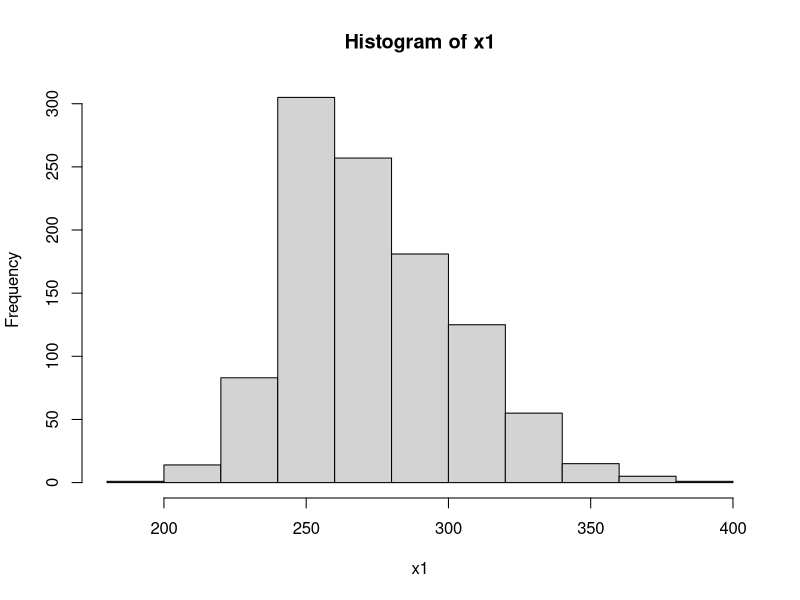
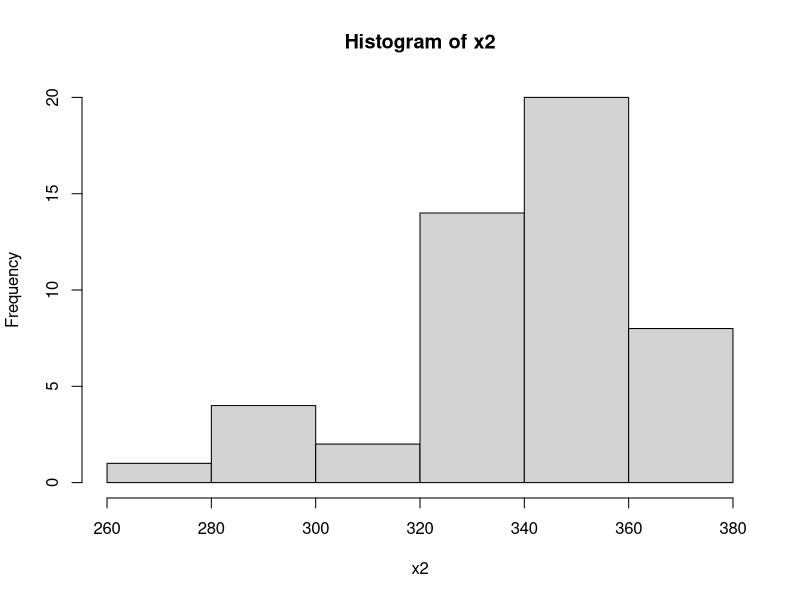
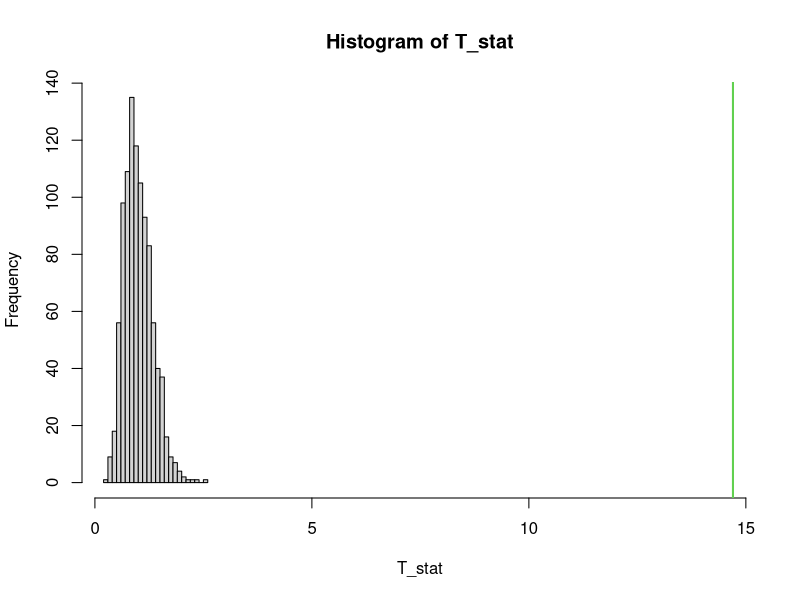
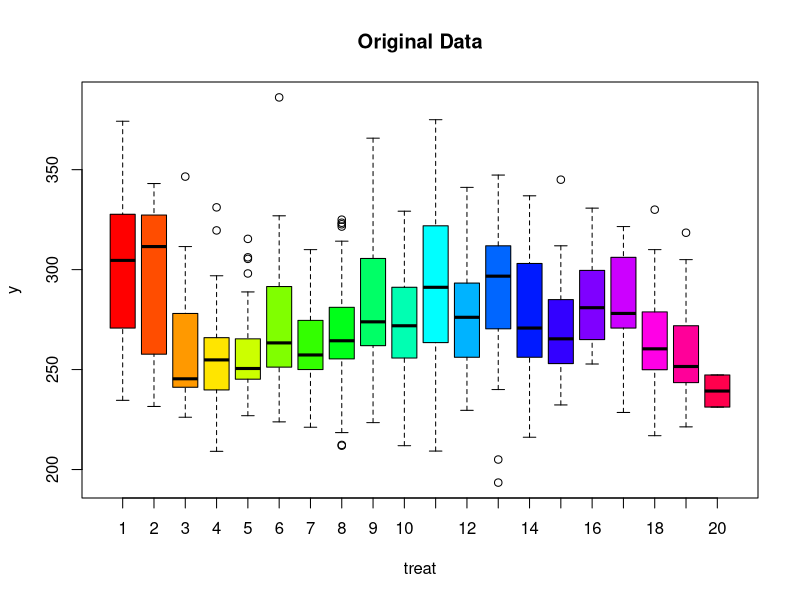
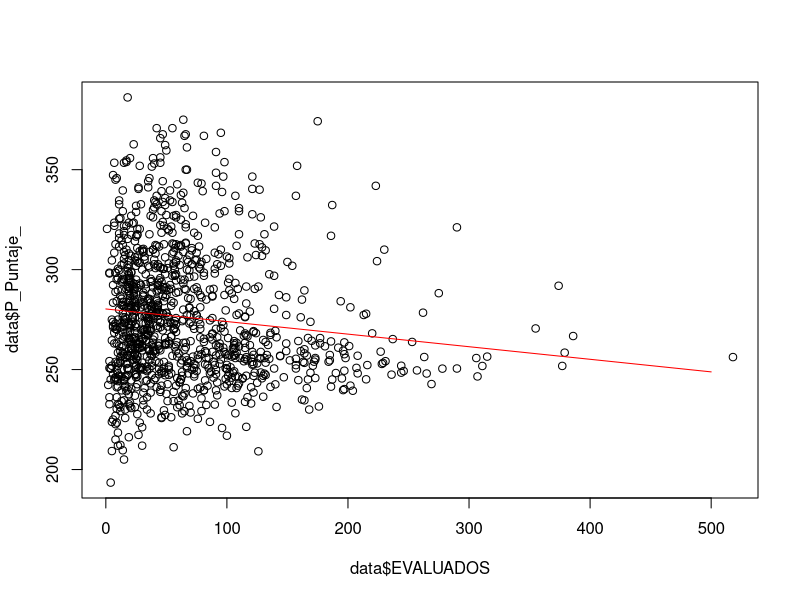
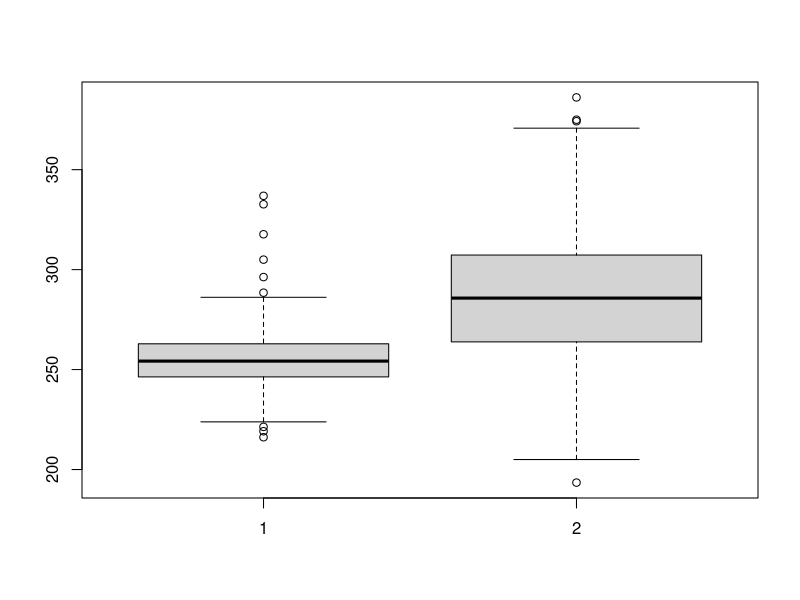

Here is the R script that generated these plots, in order:
## ---- chunk 1
data <- read.csv("Extended_data_clean.csv", header = T)
## ---- chunk 2
###
###Permutation t tests
###

perm_t_test=function(x,y,iter=1e3){
  
  T0=abs(mean(x)-mean(y))  # define the test statistic
  T_stat=numeric(iter) # a vector to store the values of each iteration
  x_pooled=c(x,y) # pooled sample
  n=length(x_pooled)
  n1=length(x)
  
  for(perm in 1:iter){ # loop for conditional MC
    # permutation:
    permutation <- sample(1:n)
    x_perm <- x_pooled[permutation]
    x1_perm <- x_perm[1:n1]
    x2_perm <- x_perm[(n1+1):n]
    # test statistic:
    T_stat[perm] <- abs(mean(x1_perm) - mean(x2_perm))
    
  }
  
  # p-value
  p_val <- sum(T_stat>=T0)/iter
  return(p_val)
}
## ---- chunk 3
###
# Test to see if scores are different for each CALENDARIO
###


x1 <- data$P_Puntaje_[which(data$CALENDARIO == 1)]
x2 <- data$P_Puntaje_[which(data$CALENDARIO == 3)]

perm_t_test(x1, x2)
## ---- chunk 4
hist(x1)
hist(x2)
## ---- chunk 5
alpha <- 0.05
wilcox.test(x1, y = x2, paired=F, conf.level = 1-alpha,
            alternative = "less")$p.value
## ---- chunk 6
median(x1)
median(x2)
## ---- chunk 7
###
# Test to see if there are difference in the scores according to the zone (COD_LOCA)
###

table(data$COD_LOCA)
## ---- chunk 8
###
### ANOVA
###

scores <- data$P_Puntaje_
LOC <- as.factor(data$COD_LOCA)

fit <- aov(scores ~ LOC)
summary(fit)

T0 <- summary(fit)[[1]][1,4]  # extract the test statistic
T0
## ---- chunk 9
B = 1e3

T_stat <- numeric(B) 
n <- dim(data)[1]

for(perm in 1:B){
  # Permutation:
  permutation <- sample(1:n)
  scores_perm <- scores[permutation]
  fit_perm <- aov(scores_perm ~ LOC)
  
  # Test statistic:
  T_stat[perm] <- summary(fit_perm)[[1]][1,4]
}
## ---- chunk 10
hist(T_stat,xlim=range(c(T_stat,T0)),breaks=30)
abline(v=T0,col=3,lwd=2)
## ---- chunk 11
p_val <- sum(T_stat>=T0)/B
p_val
## ---- chunk 12
g = length(unique(data$COD_LOCA))
plot(LOC, scores, xlab='treat',col=rainbow(g),main='Original Data')
## ---- chunk 13
###
# Nonparametric regression to see if EVALUADOS influences the scores
###

Y = data$P_Puntaje_
X = data$EVALUADOS

result <- lm(Y ~ X)
summary(result)
## ---- chunk 14
# The hypothesis of an ordinary linear model are not met
shapiro.test(result$residuals)$p
## ---- chunk 15
T0_glob <- summary(result)$f[1]
T0_glob
## ---- chunk 16
T_H0glob <- numeric(B)

for(perm in 1:B){
  permutation <- sample(n)
  
  Y.perm.glob <- Y[permutation]
  T_H0glob[perm] <- summary(lm(Y.perm.glob ~ X))$f[1]
}

sum(T_H0glob>=T0_glob)/B
## ---- chunk 17
plot(data$EVALUADOS, data$P_Puntaje_)
grid <- seq(0, 500, by = 0.1)
lines(grid, result$coefficients[[1]] + result$coefficients[[2]]*grid, col = "red")

## ---- chunk 18
###
# Rank test to see if CLASE_TIPO (private vs public) scores are different
###

# x.1 public
# x.2 private

x.1 <- data$P_Puntaje_[which(data$CLASE_TIPO %in% c(1,2,3))]
x.2 <- data$P_Puntaje_[which(data$CLASE_TIPO %in% c(4,5,6))]

alpha <- 0.05
wilcox.test(x.1,y=x.2, paired=F, conf.level = 1-alpha)$p.value

## ---- chunk 19
alpha <- 0.05
wilcox.test(x.1,y=x.2, paired=F, conf.level = 1-alpha, alternative = "less")$p.value
## ---- chunk 20
boxplot(x.1, x.2)
